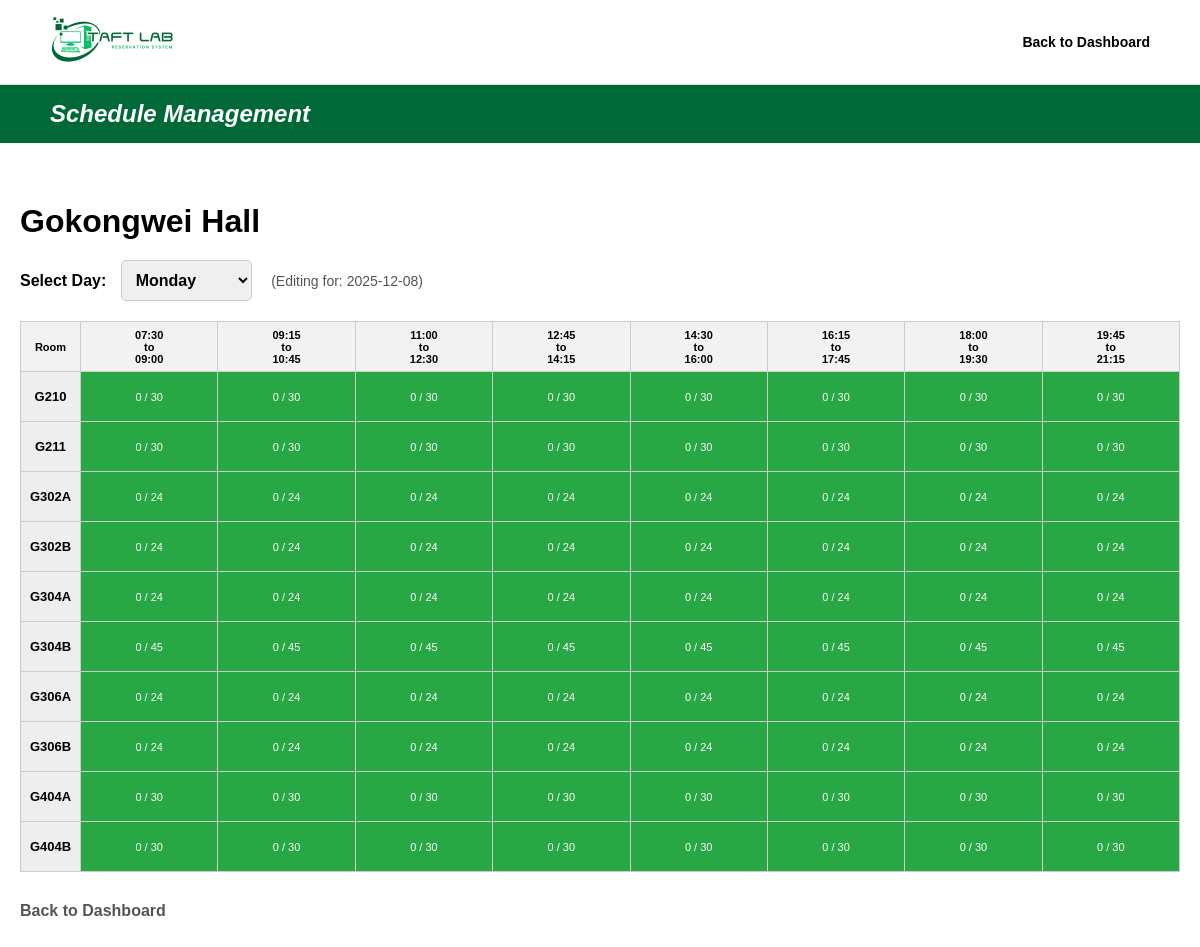
Screenshot of /Webpages/edit-schedule.php?id=101 with the database file from the repository.
### tables this page shows
CREATE TABLE building(
    building_id INT AUTO_INCREMENT PRIMARY KEY,
    building_code VARCHAR(10) NOT NULL,
    building_name VARCHAR(45) NOT NULL
);

CREATE TABLE laboratory(
    lab_id INT AUTO_INCREMENT PRIMARY KEY,
    building_id INT NOT NULL,
    room_code VARCHAR(10) NOT NULL,
    capacity INT NOT NULL, 
    status ENUM('Active', 'Maintenance', 'Closed') NOT NULL DEFAULT 'Active',
    FOREIGN KEY (building_id) REFERENCES building(building_id) ON DELETE RESTRICT ON UPDATE CASCADE,
    UNIQUE(building_id, room_code)
);

### Webpages/edit-schedule.php (the view, shortened to what this page needs)
<?php
include "db.php";
$building_id = isset($_GET['id']) ? intval($_GET['id']) : 0;
$selected_day = isset($_GET['day']) ? $_GET['day'] : "Monday";
$target_date = date('Y-m-d', strtotime("next $selected_day"));
$sql_building = "SELECT building_name FROM building WHERE building_id = $building_id";
$result_building = $conn->query($sql_building);
$building_name = ($result_building->num_rows > 0) ? $result_building->fetch_assoc()['building_name'] : "Unknown Building";
$sql_rooms = "SELECT lab_id, room_code, capacity FROM laboratory WHERE building_id = $building_id ORDER BY room_code";
$result_rooms = $conn->query($sql_rooms);
$time_slots = [
    ["07:30:00", "09:00:00"], ["09:15", "10:45:00"], ["11:00:00", "12:30:00"],
    ["12:45:00", "14:15:00"], ["14:30:00", "16:00:00"], ["16:15:00", "17:45:00"],
    ["18:00:00", "19:30:00"], ["19:45:00", "21:15:00"]
];
$days_of_week = ["Monday", "Tuesday", "Wednesday", "Thursday", "Friday", "Saturday"];
?>
<!DOCTYPE html>
<html lang="en">
<head>
    <link rel="stylesheet" href="scheduleManagement.css">
</head>
<body>
    <header>
        <div class="logo"><img src="images/taftlab-logo.png" alt="Taft Lab Logo"></div>
        <div class="header-right">
            <nav><ul><li><a href="scheduleManagement.php">Back to Dashboard</a></li></ul></nav>
        </div>
    </header>
    <div class="title-bar"><h1>Schedule Management</h1></div>
    <div class="edit-container">
        <h2 class="building-title"><?php echo $building_name; ?></h2>
        <div class="day-selector">
            <label for="daySelect" style="font-weight:bold; margin-right:10px;">Select Day:</label>
            <select id="daySelect" onchange="changeDay(this.value)">
                <?php foreach($days_of_week as $day): ?>
                    <option value="<?php echo $day; ?>" <?php if($selected_day == $day) echo 'selected'; ?>>
                        <?php echo $day; ?>
                    </option>
                <?php endforeach; ?>
            </select>
            <span style="margin-left: 15px; font-size: 14px; color: #555;">(Editing for: <?php echo $target_date; ?>)</span>
        </div>
        <div id="tableView">
            <table class="schedule-table">
                <thead>
                    <tr>
                        <th>Room</th>
                        <?php foreach ($time_slots as $slot) echo "<th>" . substr($slot[0], 0, 5) . "<br>to<br>" . substr($slot[1], 0, 5) . "</th>"; ?>
                    </tr>
                </thead>
                <tbody>
                    <?php
                    if ($result_rooms->num_rows > 0) {
                        while($row = $result_rooms->fetch_assoc()) {
                            $room = $row['room_code'];
                            $capacity = $row['capacity'];
                            echo "<tr><td>" . $room . "</td>";
                            foreach($time_slots as $slot) {
                                $start = $slot[0]; $end = $slot[1];
                                $status = "Available";
                                $subject = "";
                                $count = 0;
                                $class = "status-available";
                                if ($status == "Unavailable") {
                                    $class = "status-unavailable";
                                    $displayText = $capacity . " / " . $capacity;
                                } elseif ($status == "Class Ongoing") {
                                    $class = "status-ongoing";
                                    $displayText = "Class Ongoing<br>(" . $subject . ")";
                                } else {
                                    $displayText = $count . " / " . $capacity;
                                }
                                echo "<td class='$class'
                                          onclick=\"openEditForm('$room', '$capacity', '$start', '$end', '$status', '$subject', '$count')\">
                                          $displayText
                                      </td>";
                            }
                            echo "</tr>";
                        }
                    }
                    ?>
                </tbody>
            </table>
            <a href="scheduleManagement.php" style="color: #555; text-decoration: none; font-weight: bold;">Back to Dashboard</a>
        </div>
    </div>
</body>
</html>

### Webpages/scheduleManagement.css (style rules this page uses)
* { margin: 0; padding: 0; box-sizing: border-box; font-family: 'Montserrat', sans-serif, Arial; text-decoration: none; list-style: none; }
body { background-color: #ffffff; }
header { display: flex; justify-content: space-between; align-items: center; padding: 15px 50px; background-color: white; border-bottom: 1px solid #ddd; }
.logo img { height: 50px; }
.header-right { display: flex; align-items: center; gap: 20px; }
nav ul { display: flex; gap: 20px; }
nav ul li a { color: black; font-weight: 600; font-size: 14px; }
.title-bar { background-color: #006937; padding: 15px 50px; color: white; margin-bottom: 30px; }
.title-bar h1 { font-size: 24px; font-weight: 700; font-style: italic; }

### Webpages/edit-schedule.php (style rules this page uses)
.edit-container { max-width: 1400px; margin: 40px auto; padding: 20px; }
.building-title { font-size: 2rem; font-weight: 800; margin-bottom: 20px; }
.day-selector { margin-bottom: 20px; }
.day-selector select { padding: 10px; font-size: 16px; border-radius: 5px; border: 1px solid #ccc; font-weight: bold; }
.schedule-table { width: 100%; border-collapse: collapse; margin-bottom: 30px; }
.schedule-table th, .schedule-table td { border: 1px solid #ccc; padding: 5px; text-align: center; font-size: 11px; height: 50px; }
.schedule-table th { background-color: #f2f2f2; font-weight: 700; }
.schedule-table td:first-child { font-weight: 800; background-color: #eee; width: 60px; font-size: 13px; }
.status-available { background-color: #28a745; color: white; cursor: pointer; }

### rows the page displays
building: building_name "Gokongwei Hall"
laboratory: room_code "G210", capacity "0 / 30"
laboratory: room_code "G211", capacity "0 / 30"
laboratory: room_code "G302A", capacity "0 / 24"
laboratory: room_code "G302B", capacity "0 / 24"
laboratory: room_code "G304A", capacity "0 / 24"
laboratory: room_code "G304B", capacity "0 / 45"
laboratory: room_code "G306A", capacity "0 / 24"
laboratory: room_code "G306B", capacity "0 / 24"
laboratory: room_code "G404A", capacity "0 / 30"
laboratory: room_code "G404B", capacity "0 / 30"

### other values shown
$target_date "2025-12-08"
substr($slot[0], 0, 5) "07:30"
substr($slot[1], 0, 5) "09:00"
substr($slot[0], 0, 5) "09:15"
substr($slot[1], 0, 5) "10:45"
substr($slot[0], 0, 5) "11:00"
substr($slot[1], 0, 5) "12:30"
substr($slot[0], 0, 5) "12:45"
substr($slot[1], 0, 5) "14:15"
substr($slot[0], 0, 5) "14:30"
substr($slot[1], 0, 5) "16:00"
substr($slot[0], 0, 5) "16:15"
substr($slot[1], 0, 5) "17:45"
substr($slot[0], 0, 5) "18:00"
substr($slot[1], 0, 5) "19:30"
